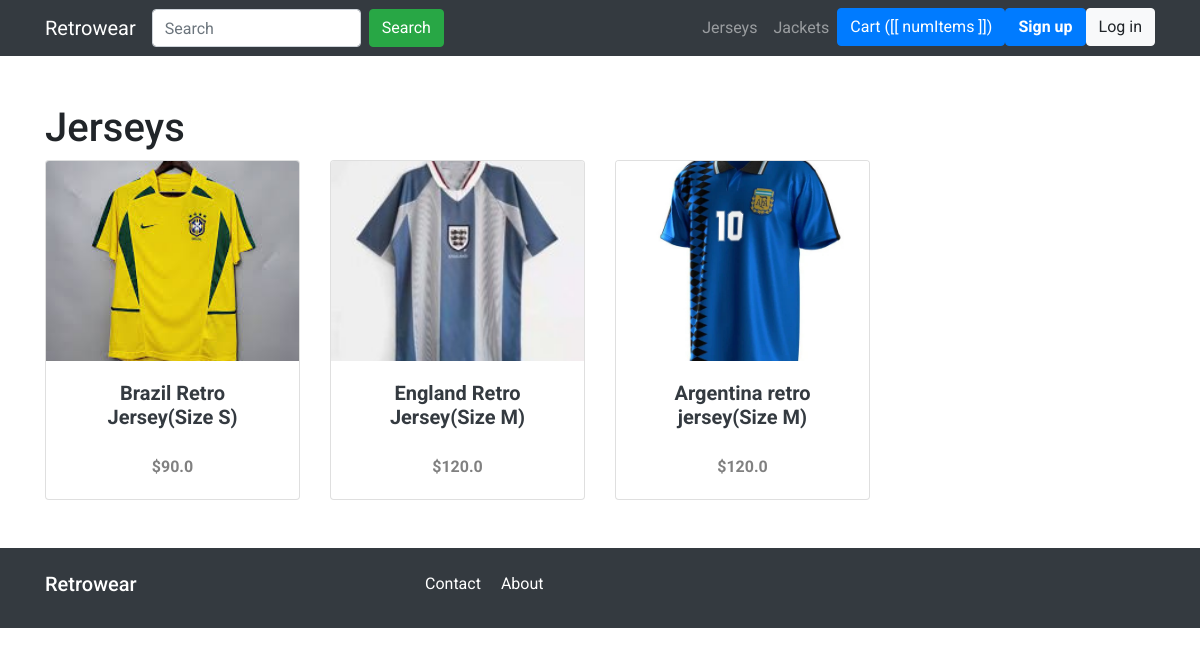
Page /jersey/ on the committed database.
### apps/store/models.py (models this page shows, shortened)
class Category(models.Model):
    title = models.CharField(max_length=255)
    slug = models.SlugField(max_length=255)
    ordering = models.IntegerField(default=0)
    class Meta:
        verbose_name_plural = 'Categories'
        ordering = ('ordering',)

class Product(models.Model):
    category = models.ForeignKey(Category, related_name='products', on_delete=models.CASCADE)
    parent = models.ForeignKey('self', related_name='variants', on_delete=models.CASCADE, blank=True, null=True)
    title = models.CharField(max_length=255)
    slug = models.SlugField(max_length=255)
    description = models.TextField(blank=True, null=True)
    price = models.FloatField()
    is_featured = models.BooleanField(default=False)
    image = models.ImageField(upload_to='uploads/', blank=True, null=True)
    thumbnail = models.ImageField(upload_to='uploads/', blank=True, null=True)
    date_added = models.DateTimeField(auto_now_add=True)
    num_available = models.IntegerField(default=1)
    class Meta:
        ordering = ('-date_added',)

### apps/store/views.py (the view)
# urls.py: path('<slug:slug>/', category_detail, name='category_detail'),
def category_detail(request, slug):
    category = get_object_or_404(Category, slug=slug)
    products = category.products.filter(parent=None)
    context = {
        'category': category,
        'products': products
    }
    return render(request, 'category_detail.html', context)

### apps/cart/cart.py (called while the page is built)
    def __iter__(self):
        product_ids = self.cart.keys()
        products = Product.objects.filter(id__in=product_ids)
        for product in products:
            self.cart[str(product.id)]['product'] = product
        for item in self.cart.values():
            item['total_price'] = float(item['price']) * int(item['quantity'])
            yield item

    def get_total_length(self):
        return sum(item['quantity'] for item in self.cart.values())

    def get_total_cost(self):
        return sum(item['total_price'] for item in self)

### apps/cart/context_processors.py (called while the page is built)
def cart(request):
    return {'cart': Cart(request)}

### apps/store/context_processors.py (called while the page is built)
def menu_categories(request):
    categories = Category.objects.all()
    return {'menu_categories': categories}

### apps/store/templates/category_detail.html (shortened to what this page needs)
{% extends 'base.html' %}
{% block content %}
    <h1 class="title">{{ category.title }}</h1>
    <div class="row">
        {% for product in products %}
        <div class="col-md-3">
            <a href="{% url 'product_detail' category_slug=product.category.slug slug=product.slug %}" class="card-link">
                <div class="card product-card">
                    <div class="card-image">
                        <img src="{{ product.thumbnail.url }}" class="card-img-top product-img" alt="{{ product.title }}">
                    </div>
                    <div class="card-body">
                        <h5 class="card-title">{{ product.title }}</h5>
                        <p class="card-subtitle">${{ product.price }}</p>
                    </div>
                </div>
            </a>
        </div>
        {% endfor %}
    </div>
{% endblock %}

### apps/core/templates/base.html (shortened to what this page needs)
{% load static %}
<!DOCTYPE html>
<html>
<head>
    <link rel="stylesheet" href="https://stackpath.bootstrapcdn.com/bootstrap/4.5.2/css/bootstrap.min.css">
    <link rel="stylesheet" href="{% static 'main.css' %}">
</head>
<body>
    <nav class="navbar navbar-expand-lg navbar-dark bg-dark" id="navbarapp">
        <div class="container">
            <a class="navbar-brand" href="{% url 'frontpage' %}">Retrowear</a>
            <div class="collapse navbar-collapse" :class="{ 'show': menuClass }" id="main-navbar">
                <ul class="navbar-nav mr-auto">
                    <li class="nav-item">
                        <form class="form-inline my-2 my-lg-0" method="get" action="{% url 'search' %}">
                            <input class="form-control mr-sm-2" type="search" placeholder="Search" aria-label="Search" name="query">
                            <button class="btn btn-success my-2 my-sm-0" type="submit">Search</button>
                        </form>
                    </li>
                </ul>
                <ul class="navbar-nav ml-auto">
                    {% for category in menu_categories %}
                        <li class="nav-item">
                            <a class="nav-link" href="{% url 'category_detail' category.slug %}">{{ category.title }}</a>
                        </li>
                    {% endfor %}
                    <li class="nav-item">
                        <a class="btn btn-primary" href="{% url 'cart' %}">Cart ([[ numItems ]])</a>
                    </li>
                    {% if request.user.is_authenticated %}
                        <li class="nav-item">
                            <a class="btn btn-light" href="{% url 'myaccount' %}">My account</a>
                        </li>
                        <li class="nav-item">
                            <form method="post" action="{% url 'logout' %}">
                                {% csrf_token %}
                                <button type="submit" class="btn btn-danger">Log out</button>
                            </form>
                        </li>
                    {% else %}
                        <li class="nav-item">
                            <a class="btn btn-primary" href="{% url 'signup' %}"><strong>Sign up</strong></a>
                        </li>
                        <li class="nav-item">
                            <a class="btn btn-light" href="{% url 'login' %}">Log in</a>
                        </li>
                    {% endif %}
                </ul>
            </div>
        </div>
    </nav>
    <section class="container my-5">
        {% block content %}
        {% endblock %}
    </section>
    <footer class="footer bg-dark text-white py-4">
        <div class="container">
            <div class="row">
                <div class="col-md-4">
                    <h2 class="h5">Retrowear</h2>
                </div>
                <div class="col-md-8">
                    <a href="{% url 'contact' %}" class="text-white mr-3">Contact</a>
                    <a href="{% url 'about' %}" class="text-white">About</a>
                </div>
            </div>
        </div>
    </footer>
</body>
</html>

### static/main.css (style rules this page uses)
body { font-family: 'Roboto', sans-serif; }
.card { transition: transform 0.2s, box-shadow 0.2s; }
.card-title { font-weight: 900; font-size: 1.25rem; color: #343a40; text-align: center; }
.card-subtitle { font-weight: 700; font-size: 1rem; color: #6c757d; text-align: center; }
.product-card { width: 100%; height: 100%; display: flex; flex-direction: column; justify-content: space-between; margin-bottom: 20px; }
.product-img { height: 200px; object-fit: cover; }
.card-body { flex-grow: 1; display: flex; flex-direction: column; justify-content: space-between; }
.card-title { font-weight: bold; }
.card-subtitle { color: grey; font-weight: bold; }

### rows in the picture
Category: title "Jerseys"
Category: title "Jackets"
Product: thumbnail (picture), title "Brazil Retro Jersey(Size S)", price "90.0"
Product: thumbnail (picture), title "England Retro Jersey(Size M)", price "120.0"
Product: thumbnail (picture), title "Argentina retro jersey(Size M)", price "120.0"
